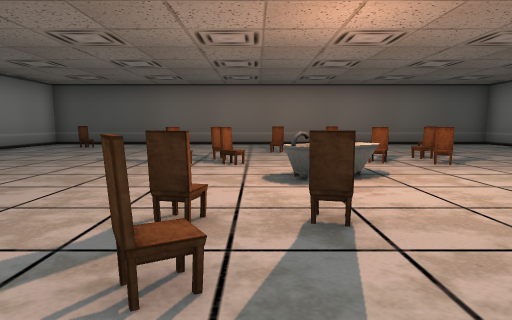
[1] (above)

21 first-person views from a walk through a Unity game level. The camera is 1.3 m above the floor, tilts 6° down and sees 75° across. Doors are open. The floor is counted in squares, 2 m on a side. Each view is taken from the middle of a square. On the plan, view 1 faces up. The plan holds only what a view shows up to about 10 squares ahead; the rest is blank. The place goes on beyond the plan. Some animated figures are left out.

[2]
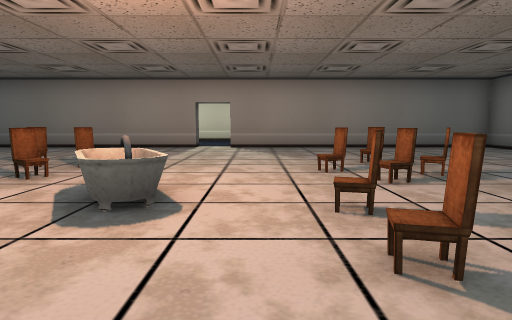

[3]
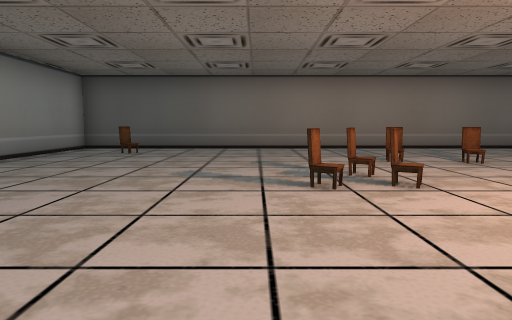

[4]
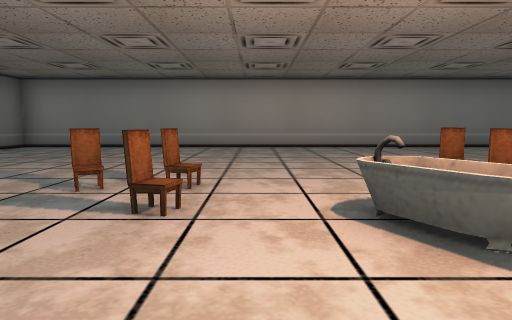

[5]
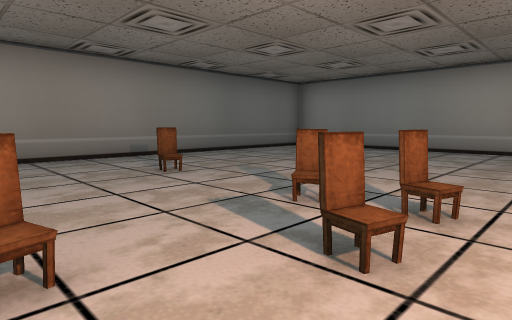

[6]
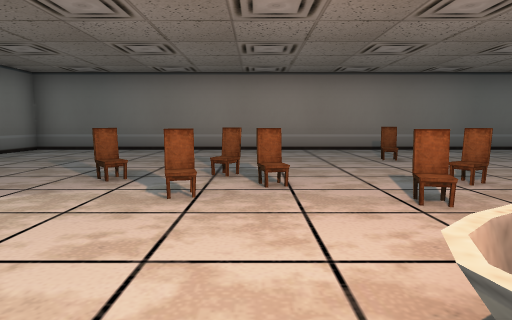

[7]
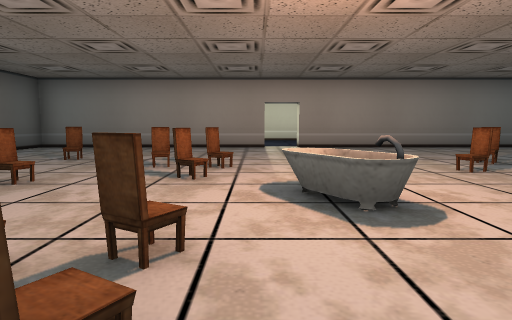

[8]
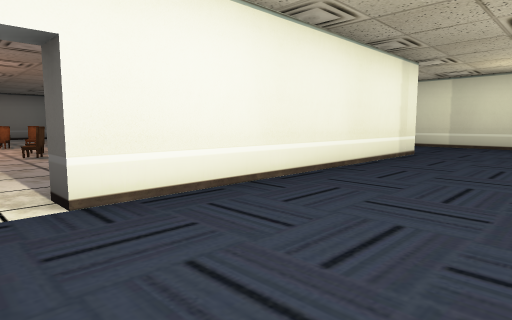

[9]
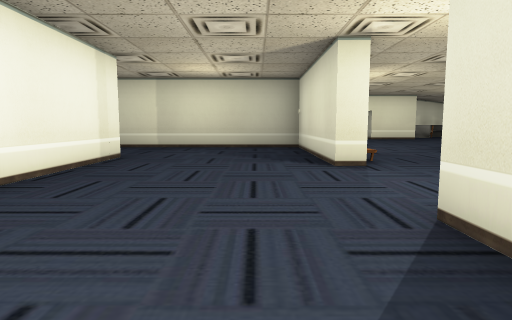

[10]
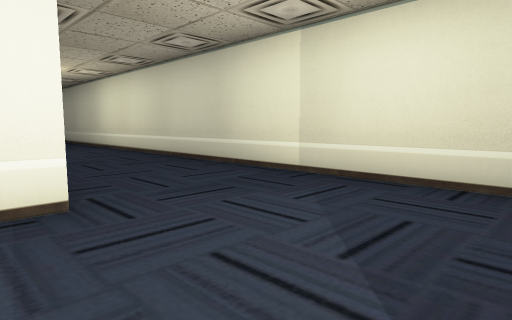

[11]
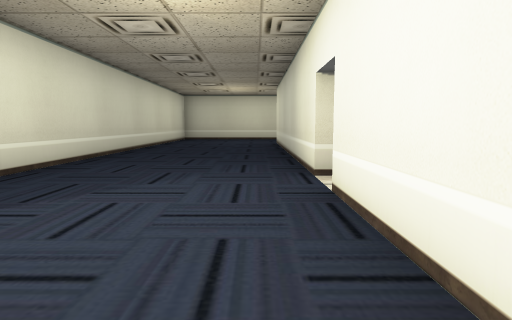

[12]
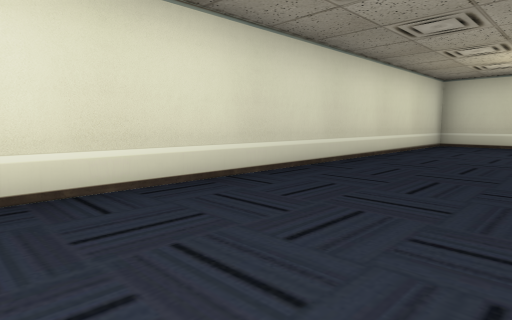

[13]
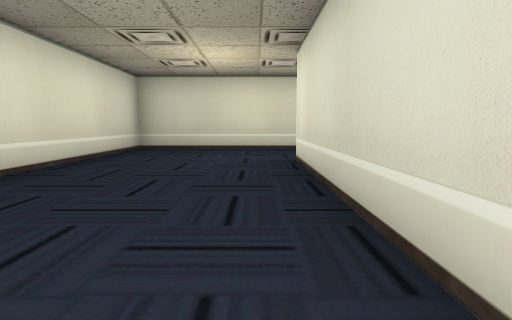

[14]
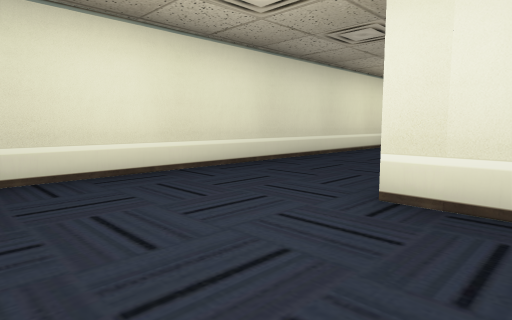

[15]
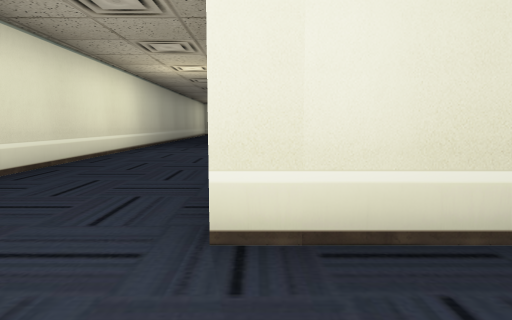

[16]
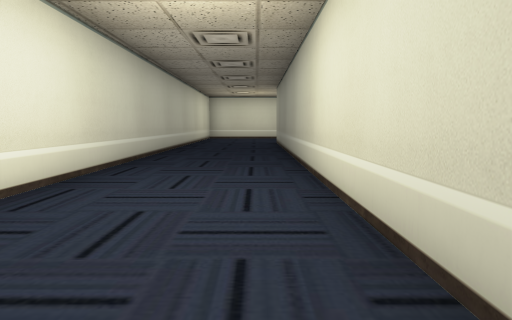

[17]
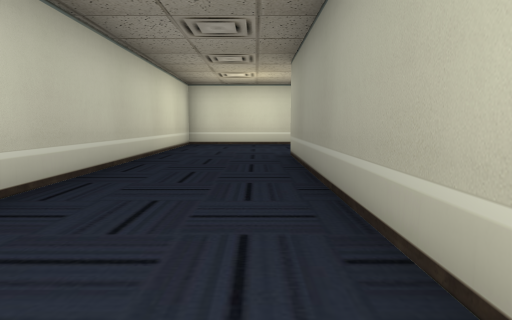

[18]
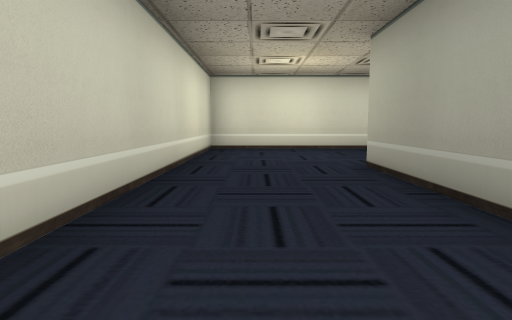

[19]
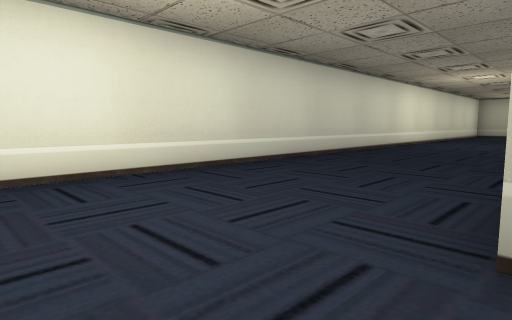

[20]
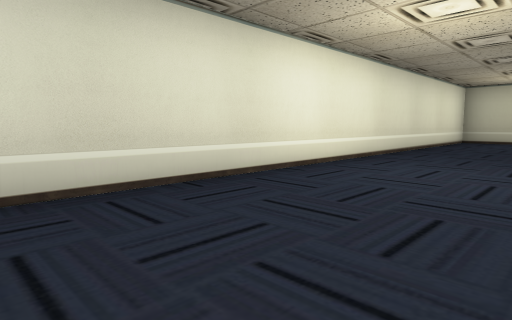

[21]
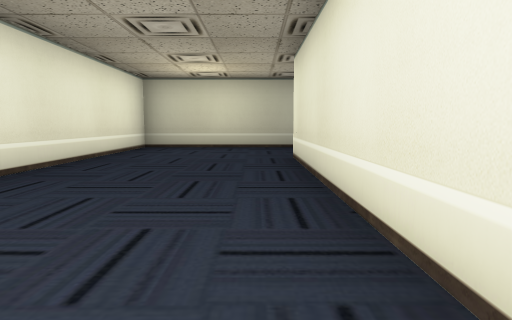

### Floor plan
Points are (right, up) in squares from view 1. A wall is a line through its corners. A room is listed if a view was taken in it or the views show most of it. See-through windows are left out.
Room 1 (views 1, 2, 3, 4, 5, 6, 7)
walls: (7.7, 4.8) (7.7, 11.2) (-6.7, 11.2) (-6.7, -3.7) (7.7, -3.7) (7.7, 3.8)
ways out: opening at (8, 4) to room 2
objects: other object (-5, 10); other object (-1, -1); other object (-1, 1); other object (-1, 2); other object (-1, 6); other object (0, 2); other object (0, 6); other object (1, 4); other object (1, 8); other object (2, 1); other object (2, 6); other object (2, 8); other object (3, 2); other object (3, 6); other object (3, 7); other object (4, 1); other object (4, 9)
Room 2 (views 8, 9, 10, 11, 12, 13, 14, 15, 16, 17, 18, 19, 20, 21)
walls: (-7.2, 5.9) (-7.2, 11.8); (-6.9, 14.8) (-11.2, 14.8) (-11.2, -7.2) (12.2, -7.2) (12.2, 3.9); (4.1, -4.2) (-7.3, -4.2); (8.3, 3.8) (8.3, -4.2); (8.2, 11.9) (8.3, 4.8) (7.7, 4.8); (12.2, 6.5) (12.2, 7.3); (12.2, 10.3) (12.2, 14.8) (0.5, 14.8)
ways out: opening at (8, 4) to room 1

Where each view was taken, in squares from view 1:
view 1: 0 up, 0 right, facing up
view 2: 3 up, 2 left, facing right
view 3: 2 up, 2 left, facing up
view 4: 3 up, 3 right, facing left
view 5: 3 up, 2 right, facing down-left
view 6: 5 up, 2 right, facing down
view 7: 5 up, 2 left, facing right
view 8: 4 up, 11 right, facing up-left
view 9: 5 up, 11 right, facing up
view 10: 11 up, 11 right, facing up-left
view 11: 8 up, 9 right, facing down
view 12: 4 up, 9 right, facing down-right
view 13: 2 up, 9 right, facing down
view 14: 3 down, 11 right, facing down-left
view 15: 4 down, 10 right, facing left
view 16: 5 down, 5 right, facing left
view 17: 5 down, 0 right, facing left
view 18: 6 down, 2 left, facing left
view 19: 6 down, 7 left, facing up-left
view 20: 1 up, 8 left, facing up-left
view 21: 5 up, 8 left, facing up
